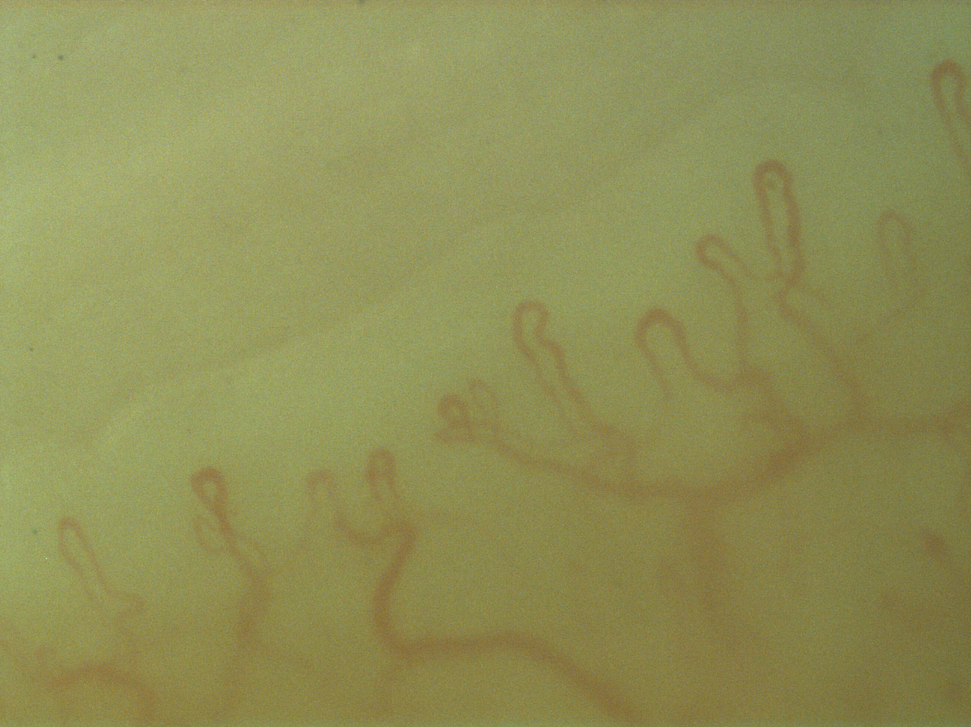
%> input picture Fiber_NewCamera_0.png, 971 x 727 px, shrunk from 1288 x 964 before the run
$ octave homomorphfilter.m   (GNU Octave 9; MATLAB toolbox functions it lacks are replaced by stand-ins)
%> lines starting %> are read from the running program, lines starting %| are printed output that depends on the picture
clear all
%read input image
dim=imread('Fiber_NewCamera_0.png');
%> dim is the input picture: size 727x971x3 uint8; mean R, G, B 143.5, 143.7, 86.1
dim = rgb2gray(dim);
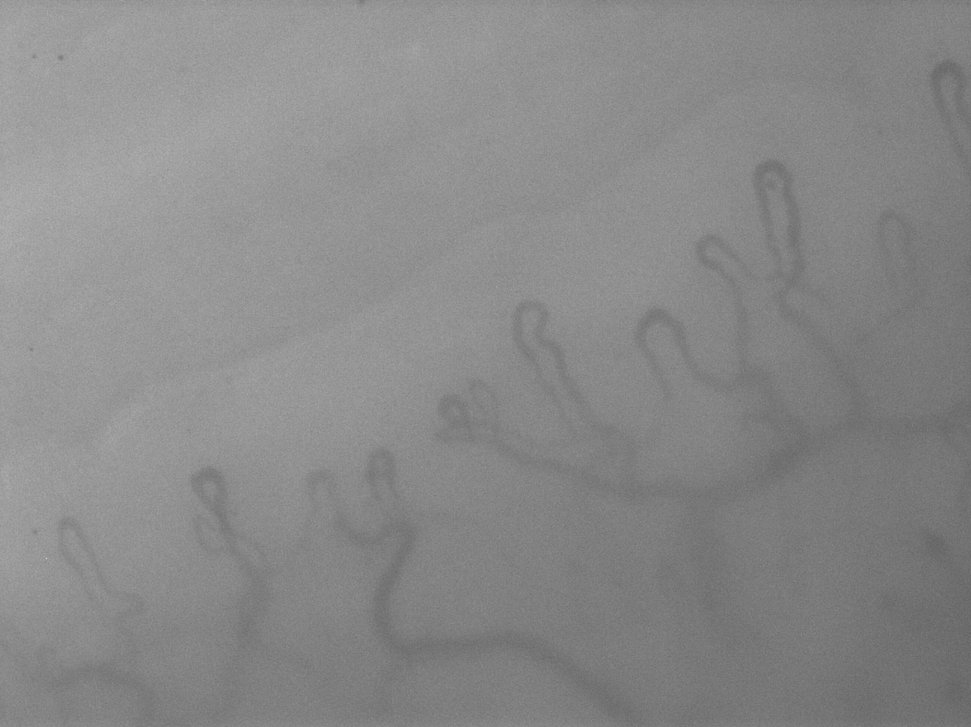
%> dim: size 727x971 uint8; min 97, max 209, mean 137.1
cim=double(dim);

[r,c]=size(dim);
%> r = 727; c = 971
cim=cim+1;
% add 1 to pixels to remove 0 values which would result in undefined log values

% natural log
lim=log(cim);
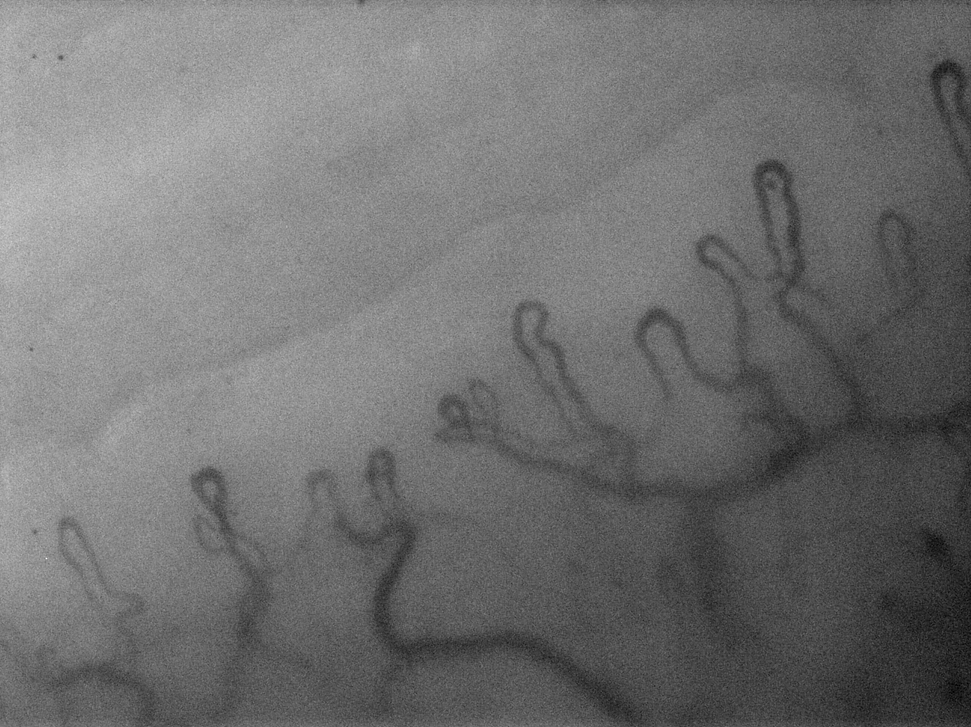
%> lim: size 727x971 double; min 4.58, max 5.35, mean 4.92; drawn with min black and max white

%2D fft
fim=fft2(lim);

lowg=.9; %(lower gamma threshold, must be lowg < 1)
highg=1.1; %(higher gamma threshold, must be highg > 1)
% make sure the the values are symmetrically differenced

% function call
%> (the run ends here)

$ run again, with 6.png copied over Fiber_NewCamera_0.png
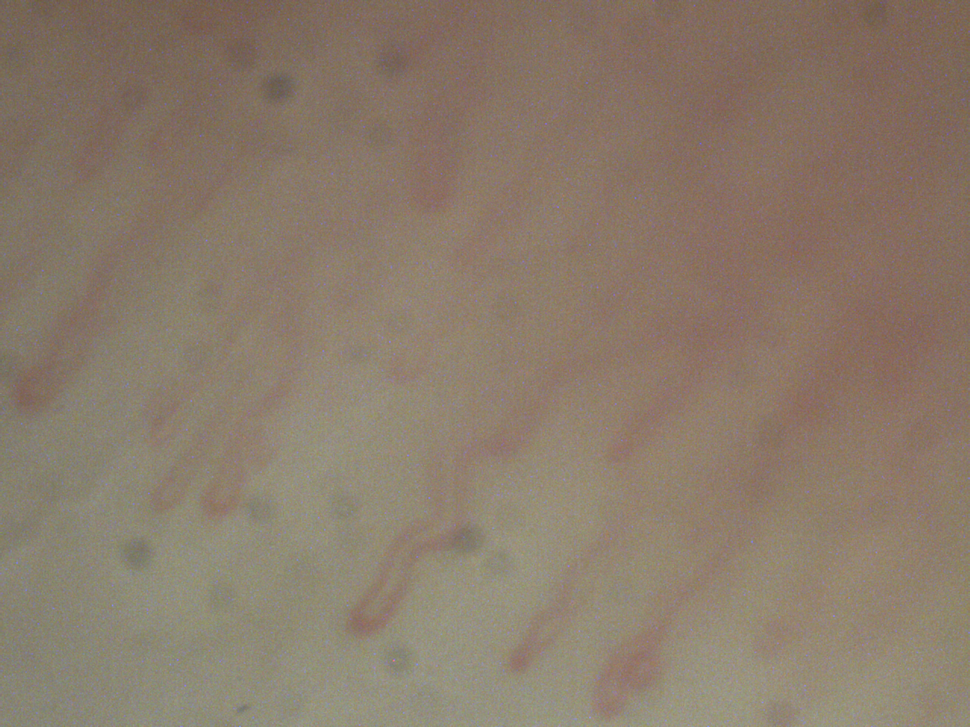
%> input picture 6.png, 970 x 727 px, shrunk from 1280 x 960 before the run
%> dim is the input picture: size 727x970x3 uint8; mean R, G, B 138.3, 123, 107
%> `dim = rgb2gray(dim);`:
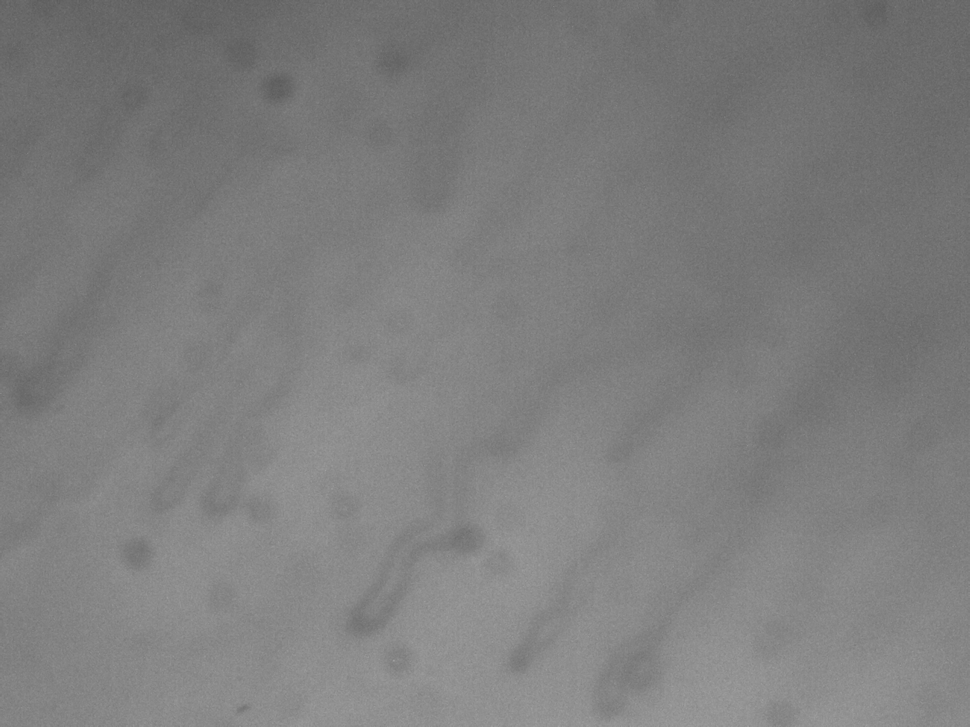
%> dim: size 727x970 uint8; min 90, max 160, mean 125.8
%> `lim=log(cim);`:
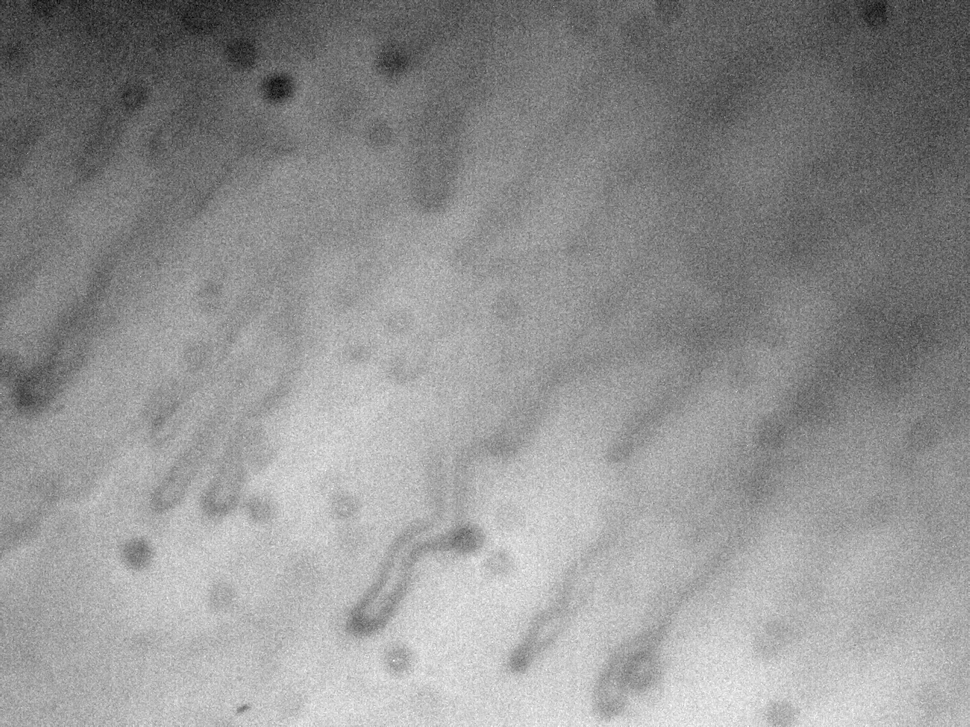
%> lim: size 727x970 double; min 4.51, max 5.08, mean 4.84; drawn with min black and max white

$ run again, with Capillary_dots.png copied over Fiber_NewCamera_0.png
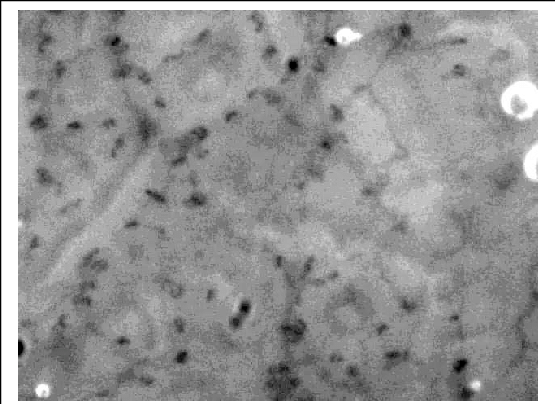
%> input picture Capillary_dots.png, 555 x 404 px
%> `dim=imread('Fiber_NewCamera_0.png');`:
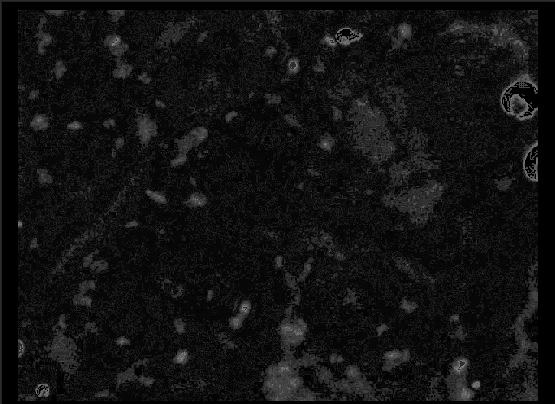
%> dim: size 404x555 uint8; min 0, max 130, mean 17.5
%> `lim=log(cim);`:
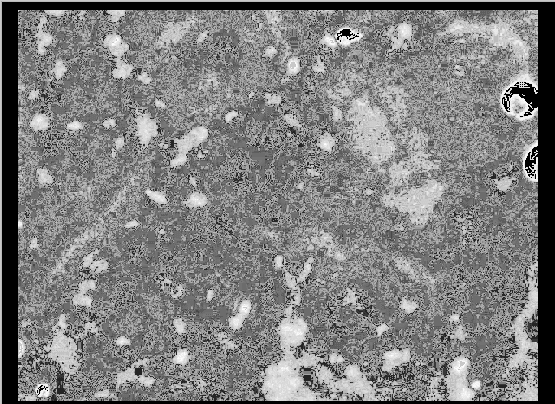
%> lim: size 404x555 double; min 0, max 4.88, mean 2.43; drawn with min black and max white
